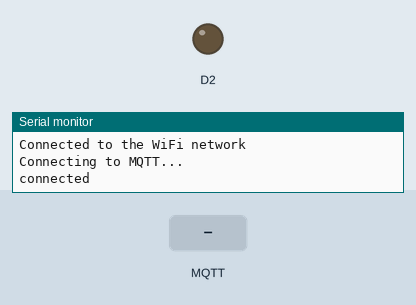
This sketch was run on a simulated ESP8266 (NodeMCU). Parts: output pins drawn as LEDs (lit = HIGH), the last lines printed to the serial monitor. The inputs (shaded band) are chosen by the test bench. WiFi joins after 1.5 s; servers stay silent unless stated; no MQTT or app messages arrive unless stated.

Above: at 2.8 s.
2.9 s: MQTT message "1" arrives on the first subscribed topic
At 3.7 s:
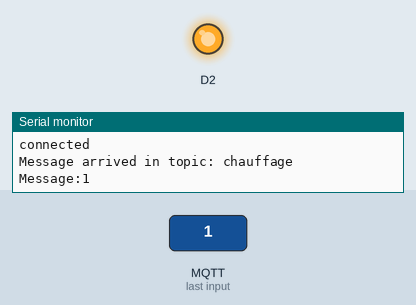
5.4 s: MQTT message "on" arrives on the first subscribed topic
At 6.7 s:
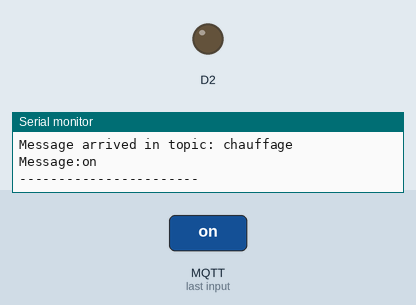
6.9 s: MQTT message "off" arrives on the first subscribed topic
At 7.7 s:
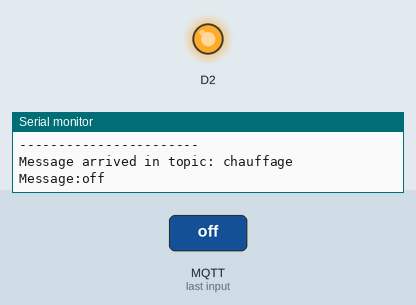
Timing chart, 0 to 9.9 s (numbered marks = the images above; inputs shaded):
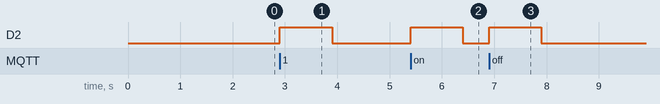

The sketch:

esp8266_mqtt_receiver.ino
```cpp
#include <ESP8266WiFi.h>
#include <PubSubClient.h>


const char* ssid     = "Freebox-1BF387";
const char* password = "reformator*-adaquemus2-vineias-saporata29";
const char* mqttServer = "192.168.1.30";
const int mqttPort = 1883;
const char* mqttUser = "chauffage";
const char* mqttPassword = "chauffage";

WiFiClient espClient;
PubSubClient client(espClient);

void setup() {
  // Lock power supply at button press
  pinMode(D2, OUTPUT);
  digitalWrite(D2, LOW);
  Serial.begin(115200);
  WiFi.begin(ssid, password);
  while (WiFi.status() != WL_CONNECTED) {
    delay(400);
    Serial.println("Connecting to WiFi..");
  }
  Serial.println("Connected to the WiFi network");
  client.setServer(mqttServer, mqttPort);
  client.setCallback(callback);
  while (!client.connected()) {
    Serial.println("Connecting to MQTT...");
    if (client.connect("ESP8266Client", mqttUser, mqttPassword )) {
      Serial.println("connected");
    } else {
       Serial.print("failed with state ");
       Serial.print(client.state());
       delay(1500);
    }
  }
  client.subscribe("chauffage");
  client.publish("chauffage", "hello");

}

void callback(char* topic, byte* payload, unsigned int length) {
  Serial.print("Message arrived in topic: ");
  Serial.println(topic);
  Serial.print("Message:");
  for (int i = 0; i < length; i++) {
    Serial.print((char)payload[i]);
  }
  digitalWrite(D2, HIGH);
  delay(1000);
  digitalWrite(D2, LOW);

  Serial.println();
  Serial.println("-----------------------");
}

void loop() {
  client.loop();
}
```

Measured:
- after the input at 2.9 s, D2: LOW → HIGH at once, → LOW 1.0 s later
- after the input at 5.4 s, D2: LOW → HIGH at once, → LOW 1.0 s later
- after the input at 6.9 s, D2: LOW → HIGH at once, → LOW 1.0 s later
